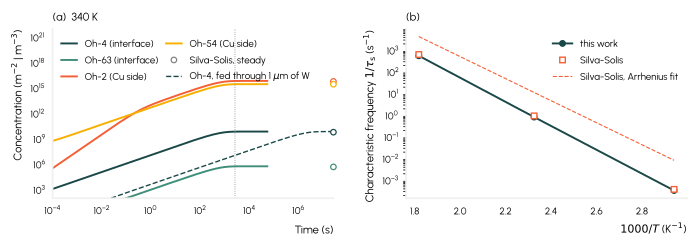

The script that saved this image:
"""Application 2, W/Cu: the multi-site kinetic model of Silva-Solis on one manifold.

Reproduces the 0D rate-equation model of the thesis (Eq. 5.16) inside FESTIM. The
twelve interfacial sites and the two Cu-side sites are fourteen species on a single
point manifold (``dim=0``) at the end of a 1D tungsten slab held at the concentration
the thesis fixes on the W side. Every jump between two sites is a pair of opposite
sources on the manifold; the two jumps out of tungsten are also a flux on the bulk.

    site i <-> site j :  f = nu_ij C_i (1 - theta_j) - nu_ji C_j (1 - theta_i)

The Cu-side sites are volumetric in the thesis, each a layer one jump distance thick.
Here they are carried as areal densities ``lambda C`` and converted back on output.

The thesis holds the W-side concentration fixed. ``reservoir=True`` reproduces that by
giving the slab a diffusivity high enough to stay uniform. ``reservoir=False`` uses the
diffusivity of tungsten, and the supply through the slab then limits the filling.

Writes ``w_cu_network.csv`` (time histories), ``w_cu_network_summary.csv`` and
``w_cu_network.pdf``. Run with ``--plot`` to redraw only.
"""

import pathlib
import sys

sys.path.insert(0, str(pathlib.Path(__file__).resolve().parents[1]))

import festim as F
import pandas as pd
import silva_solis as S
from common import *

HERE = pathlib.Path(__file__).resolve().parent
C_W_FIXED = 2.30e7  # m-3, held on the W side at every temperature (thesis Fig. 6)
L_W = 1e-6  # m, thickness of the tungsten slab
D_W_0, E_D_W = 4.99e-7, 0.23  # thesis Sec. 3.2
D_RESERVOIR = 1.0  # m2/s, keeps the slab uniform
SITES = [s for s in dict.fromkeys(S.GREEN + S.PINK + [24]) if s not in S.W_SITES]
SHOWN = [4, 63, 2, 54]  # the sites the thesis tabulates
T_START = {340.0: 1e-6, 430.0: 1e-9, 550.0: 1e-12}


def run(T, final_time, reservoir=True):
    nu = S.frequencies(T, corrected=True)
    tungsten = F.VolumeSubdomain1D(
        id=1, borders=[0.0, L_W], material=F.Material(D_0=D_RESERVOIR, E_D=0.0) if reservoir
        else F.Material(D_0=D_W_0, E_D=E_D_W),
    )
    plane = F.VolumeSubdomain(
        id=2, dim=0, material=F.Material(D_0=1.0, E_D=0.0),
        locator=lambda x: np.isclose(x[0], L_W, rtol=0.0, atol=1e-15),
    )
    left = F.SurfaceSubdomain1D(id=3, x=0.0)
    c_w = F.Species("c_w", subdomains=[tungsten])
    site = {s: F.Species(f"c_{s}", subdomains=[plane]) for s in SITES}

    def blocking(c, s):  # the Cu-side sites are never blocked
        return 1.0 if s in S.CU_SITES else 1 - c / S.N_SITES

    sources, bcs = [], []
    for i, j, *_ in S.EDGES:
        if i in S.W_SITES:  # tungsten -> first interfacial site
            def f(cw, cj, i=i, j=j):
                return nu[(i, j)] * S.LAYER[i] * cw * blocking(cj, j) - nu[(j, i)] * cj

            pair = {"cw": c_w, "cj": site[j]}
            sources.append(F.ParticleSource(value=f, species=site[j], volume=plane,
                                            species_dependent_value=pair))
            bcs.append(F.ParticleFluxBC(subdomain=plane, species=c_w,
                                        value=lambda cw, cj, f=f: -f(cw, cj),
                                        species_dependent_value=pair))
            continue

        def f(ci, cj, i=i, j=j):
            return nu[(i, j)] * ci * blocking(cj, j) - nu[(j, i)] * cj * blocking(ci, i)

        pair = {"ci": site[i], "cj": site[j]}
        sources.append(F.ParticleSource(value=f, species=site[j], volume=plane,
                                        species_dependent_value=pair))
        sources.append(F.ParticleSource(value=lambda ci, cj, f=f: -f(ci, cj),
                                        species=site[i], volume=plane,
                                        species_dependent_value=pair))

    settings = F.Settings(atol=1e-8, rtol=1e-10, transient=True, final_time=final_time)
    settings.stepsize = F.Stepsize(
        initial_value=T_START[T], growth_factor=1.12, cutback_factor=0.5,
        target_nb_iterations=100, max_stepsize=lambda t: max(t / 15, T_START[T]),
    )
    model = F.HydrogenTransportProblemDiscontinuous(
        mesh=F.Mesh1D(np.linspace(0.0, L_W, 21)),
        species=[c_w, *site.values()],
        subdomains=[tungsten, plane, left],
        sources=sources,
        boundary_conditions=[*bcs, F.FixedConcentrationBC(subdomain=left, value=C_W_FIXED, species=c_w)],
        initial_conditions=[F.InitialConcentration(value=C_W_FIXED, species=c_w, volume=tungsten)],
        temperature=T,
        settings=settings,
        exports=[F.TotalVolume(field=site[s], volume=plane) for s in SITES],
    )
    model.show_progress_bar = False
    model.initialise()
    model.run()
    out = {"t": np.array(model.exports[0].t)}
    for s, export in zip(SITES, model.exports):
        scale = 1 / S.LAYER[s] if s in S.CU_SITES else 1.0
        out[s] = np.array(export.data) * scale
    return pd.DataFrame(out)


def time_to_steady(df, threshold=0.01):
    """Thesis Eq. (6): the first time every site is within 1 % of its final value."""
    values = df[SITES].to_numpy()
    close = (np.abs(values[-1] - values) <= threshold * np.abs(values[-1])).all(axis=1)
    settled = np.flip(np.cumprod(np.flip(close))).astype(bool)
    return float(df.t[np.argmax(settled)])


def main():
    histories, summary = [], []
    for T in S.C_W:
        df = run(T, final_time=20 * S.TAU_S[T])
        tau = time_to_steady(df)
        histories.append(df.assign(T=T))
        row = {"T": T, "tau_s": tau, "tau_s_thesis": S.TAU_S[T]}
        row.update({f"c_{s}": df[s].iloc[-1] for s in SHOWN})
        summary.append(row)
        print({k: f"{v:.3g}" for k, v in row.items()}, flush=True)
    if 340.0 in S.C_W:
        print("thesis Table 5, 340 K:", S.TABLE_5)
    limited = run(340.0, final_time=1e4 * S.TAU_S[340.0], reservoir=False)
    limited.to_csv(HERE / "w_cu_network_diffusion_limited.csv", index=False)
    pd.concat(histories).to_csv(HERE / "w_cu_network.csv", index=False)
    pd.DataFrame(summary).to_csv(HERE / "w_cu_network_summary.csv", index=False)
    plot()


def plot():
    df = pd.read_csv(HERE / "w_cu_network.csv")
    summary = pd.read_csv(HERE / "w_cu_network_summary.csv")
    df.columns = [int(c) if c.isdigit() else c for c in df.columns]

    fig, (ax, ax2) = plt.subplots(1, 2, figsize=(COL2, 2.5))
    sub = df[df["T"] == 340.0]
    limited = pd.read_csv(HERE / "w_cu_network_diffusion_limited.csv")
    labels = {4: "Oh-4 (interface)", 63: "Oh-63 (interface)", 2: "Oh-2 (Cu side)",
              54: "Oh-54 (Cu side)"}
    colours = {4: PALETTE[0], 63: "#3f8f7a", 2: PALETTE[2], 54: PALETTE[1]}
    for s in SHOWN:
        ax.loglog(sub.t, sub[s], color=colours[s], label=labels[s])
        ax.plot(limited.t.iloc[-1], S.TABLE_5[s], "o", ms=4, mfc="white", mec=colours[s],
                mew=0.9, clip_on=False, zorder=5)
    ax.plot([], [], "o", ms=4, mfc="white", mec="grey", mew=0.9, label="Silva-Solis, steady")
    ax.loglog(limited.t, limited["4"], color=colours[4], ls="--", lw=1.0,
              label=r"Oh-4, fed through 1 $\mu$m of W")
    ax.axvline(S.TAU_S[340.0], color="grey", lw=0.6, ls=":")
    ax.set_xlim(1e-4, limited.t.iloc[-1])
    ax.set_ylim(1e2, 1e22)
    ax.set_xlabel("Time (s)")
    ax.set_ylabel(r"Concentration (m$^{-2}$ | m$^{-3}$)")
    ax.legend(loc="upper left", ncol=2, columnspacing=0.8, handlelength=1.6)
    ax.set_title("(a)  340 K", loc="left")

    inv_T = 1000 / summary["T"]
    ax2.semilogy(inv_T, 1 / summary.tau_s, "o-", ms=4, color=PALETTE[0], label="this work")
    ax2.semilogy(inv_T, 1 / summary.tau_s_thesis, "s", ms=4, mfc="white", mec=PALETTE[2],
                 label="Silva-Solis")
    x = np.linspace(inv_T.min(), inv_T.max(), 50)
    ax2.semilogy(x, 7.84e12 * np.exp(-1.01 / (S.K_B * 1000 / x)), color=PALETTE[2], lw=0.8,
                 ls="--", label="Silva-Solis, Arrhenius fit")
    ax2.set_xlabel(r"$1000/T$ (K$^{-1}$)")
    ax2.set_ylabel(r"Characteristic frequency $1/\tau_\mathrm{s}$ (s$^{-1}$)")
    ax2.legend()
    ax2.set_title("(b)", loc="left")
    fig.tight_layout()
    savefig(fig, __file__, "w_cu_network")


if __name__ == "__main__":
    plot() if "--plot" in sys.argv else main()
